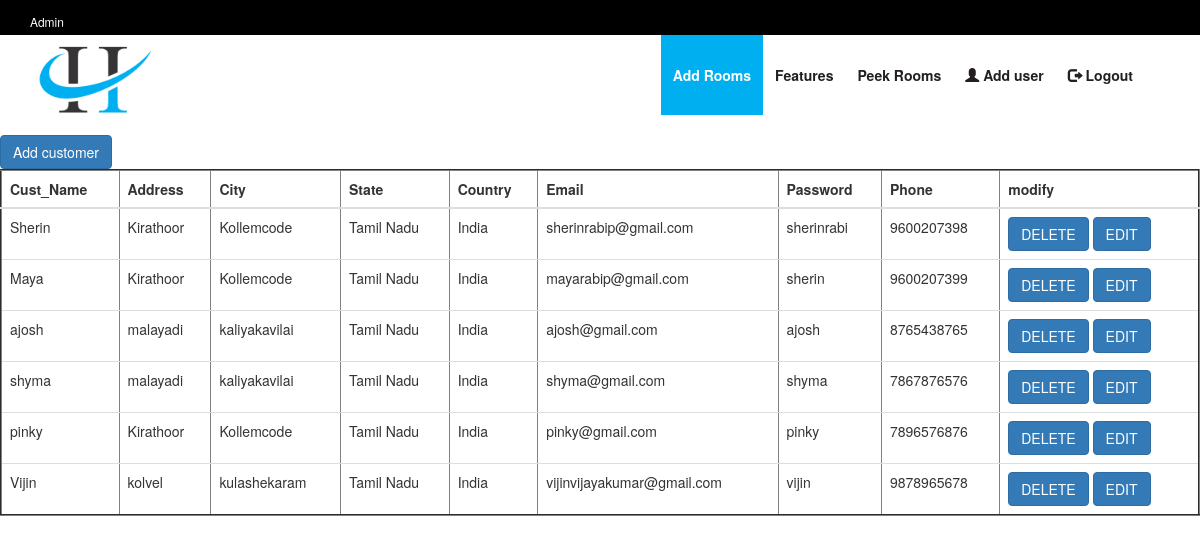
Page /admin/customerlist.php on the committed database.
### tables this page shows
CREATE TABLE `customer` (
  `Cust_Id` int(224) NOT NULL,
  `Cust_Name` varchar(150) NOT NULL,
  `Address` text NOT NULL,
  `City` varchar(150) NOT NULL,
  `State` varchar(150) NOT NULL,
  `Country` varchar(150) NOT NULL,
  `Email` text NOT NULL,
  `Password` varchar(225) NOT NULL,
  `Phone` varchar(150) NOT NULL
);

### admin/customerlist.php (the view)
<?php
include('connect.php');
include('header.php');
$sql_query = mysqli_query($connection,"SELECT * from customer");
?>
 <div class="table-responsive">
    <table class="table" border=" 2px solid blue">
	 <thead>
	  <tr>
	   <th>Cust_Name</th>
	   <th>Address</th>
	   <th>City</th>
	   <th>State</th>
	   <th>Country</th>
	   <th>Email</th>
	   <th>Password</th>
	   <th>Phone</th>
	   <th>modify</th>
	  </tr>
	 </thead>
	 <tbody>
	<?php
	while($row=mysqli_fetch_row($sql_query)){
		echo"<tr>";
		echo"<td>".$row[1]."</td>";
		echo"<td>".$row[2]."</td>";
		echo"<td>".$row[3]."</td>";
		echo"<td>".$row[4]."</td>";
		echo"<td>".$row[5]."</td>";
		echo"<td>".$row[6]."</td>";
		echo"<td>".$row[7]."</td>";
		echo"<td>".$row[8]."</td>";
		echo '<td><button type="button" class="btn btn-primary"><a  href="customerdlt.php?Cust_Id='.$row[0].'" style="color:#fff;">DELETE</a></button>
		<button type="button" class="btn btn-primary"><a  href="customeredit.php?Cust_Id='.$row[0].'" style="color:#fff;">EDIT</a></button>
			</td>';
		echo"</tr>";
	}
	?>
	<a href="customer.php" class="btn btn-primary btn-md" type="button">Add customer</a>
	</tbody>
	</table>
</div>

### admin/header.php (shortened to what this page needs)
<!DOCTYPE HTML>
<html>
<head>
<link href="css/style.css" rel="stylesheet" type="text/css" />
<link href="css/bootstrap.min.css" rel="stylesheet" type="text/css" />
<link href="fonts/font-awesome.css" rel="stylesheet" type="text/css">
</head>
<body>
<div class="header-top-text">
<div class="container">
 <div class="row">
  <div class="col-sm-6 col-xs-12 col-md-6 col-lg-6">
   <div class="top-text">Admin</div>
  </div>
   <div class="col-sm-6 col-xs-12 col-md-6 col-lg-6">
   </div>
  </div>
 </div>
</div>
 <div class="container">
  <div class="row">
  <div class="col-sm-3 col-xs-12 col-md-3 col-lg-3 logo1">
   <img src="image/maxresdefault.png" class="img-responsive"/>
  </div>
  <div class="col-sm-9 col-xs-12 col-md-9 col-lg-9">
   <div class="nevigationwrape">
   <div class="navbar navbar-default"  role="navigation">
	<div class="navbar-collapse collapse">
	 <ul class="nav navbar-nav">
	  <li><a href="roomlisting.php" class="active">Add Rooms</a></li>
	  <li><a href="featurelist.php">Features</a></li>
	  <li><a href="peekrmlist.php">Peek Rooms</a></li>
	  <li><a href="user.php"><span class="glyphicon glyphicon-user"></span> Add user</a></li>
	  <li><a href="../index.php"><span class="glyphicon glyphicon-log-out"></span>  Logout</a></li>
	 </ul>
	</div>
</div>
</div>
 </div>
 </div>
</div>

### admin/css/style.css (style rules this page uses)
.header-top-text { background: #000; padding: 5px 0; }
.top-text { font-size: 12px; color: #fff; margin-top: 8px; }
.nevigationwrape { float:right; }
.nevigationwrape .navbar-default { background: none; border: none; }
.navbar { margin-bottom: 0px; }
.nevigationwrape .navbar-default .navbar-nav li a.active { color: #FFF; background: #00afef; }
.nevigationwrape .navbar-default .navbar-nav li a { padding: 30px 12px; font-size: 14px; color: #231f20; font-weight: 700; }
.logo1 img { width:50%; }
img { max-width: 100%; }

### rows in the picture
customer: Cust_Name "Sherin", Address "Kirathoor", City "Kollemcode", State "Tamil Nadu", Country "India", Email "sherinrabip@gmail.com", Password "sherinrabi", Phone "9600207398"
customer: Cust_Name "Maya", Address "Kirathoor", City "Kollemcode", State "Tamil Nadu", Country "India", Email "mayarabip@gmail.com", Password "sherin", Phone "9600207399"
customer: Cust_Name "ajosh", Address "malayadi", City "kaliyakavilai", State "Tamil Nadu", Country "India", Email "ajosh@gmail.com", Password "ajosh", Phone "8765438765"
customer: Cust_Name "shyma", Address "malayadi", City "kaliyakavilai", State "Tamil Nadu", Country "India", Email "shyma@gmail.com", Password "shyma", Phone "7867876576"
customer: Cust_Name "pinky", Address "Kirathoor", City "Kollemcode", State "Tamil Nadu", Country "India", Email "pinky@gmail.com", Password "pinky", Phone "7896576876"
customer: Cust_Name "Vijin", Address "kolvel", City "kulashekaram", State "Tamil Nadu", Country "India", Email "vijinvijayakumar@gmail.com", Password "vijin", Phone "9878965678"
